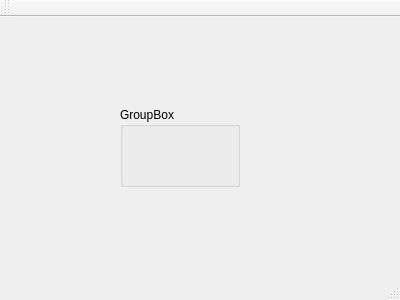
<?xml version="1.0" encoding="UTF-8"?>
<ui version="4.0">
 <class>MainWindow</class>
 <widget class="QMainWindow" name="MainWindow">
  <property name="geometry">
   <rect>
    <x>0</x>
    <y>0</y>
    <width>400</width>
    <height>300</height>
   </rect>
  </property>
  <property name="windowTitle">
   <string>MainWindow</string>
  </property>
  <widget class="QWidget" name="centralWidget">
   <widget class="QGroupBox" name="groupBox">
    <property name="geometry">
     <rect>
      <x>120</x>
      <y>90</y>
      <width>120</width>
      <height>80</height>
     </rect>
    </property>
    <property name="title">
     <string>GroupBox</string>
    </property>
   </widget>
  </widget>
  <widget class="QMenuBar" name="menuBar">
   <property name="geometry">
    <rect>
     <x>0</x>
     <y>0</y>
     <width>400</width>
     <height>19</height>
    </rect>
   </property>
  </widget>
  <widget class="QToolBar" name="mainToolBar">
   <attribute name="toolBarArea">
    <enum>TopToolBarArea</enum>
   </attribute>
   <attribute name="toolBarBreak">
    <bool>false</bool>
   </attribute>
  </widget>
  <widget class="QStatusBar" name="statusBar"/>
 </widget>
 <layoutdefault spacing="6" margin="11"/>
 <resources/>
 <connections/>
</ui>
